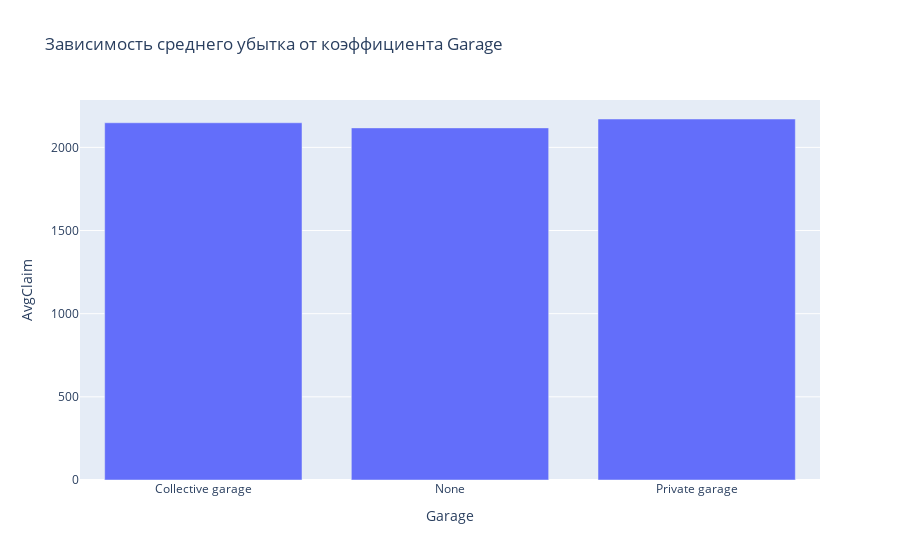

The cell this chart's notebook holds for it:
### Code cell
fig = px.bar(df_group_age, x=param, y='AvgClaim', title=f'Зависимость среднего убытка от коэффициента {param}')

fig.show()

### Figure 1 — Plotly figure (JSON) as saved in the notebook; plotly's stock layout.template omitted (floating-point values rounded to 4 significant figures)
{"data": [{"alignmentgroup": "True", "hovertemplate": "Garage=%{x}<br>AvgClaim=%{y}<extra></extra>", "legendgroup": "", "marker": {"color": "#636efa"}, "name": "", "offsetgroup": "", "orientation": "v", "showlegend": false, "textposition": "auto", "type": "bar", "x": ["Collective garage", "None", "Private garage"], "xaxis": "x", "y": [2148.0, 2117.0, 2171.0], "yaxis": "y"}], "layout": {"barmode": "relative", "legend": {"tracegroupgap": 0}, "title": {"text": "Зависимость среднего убытка от коэффициента Garage"}, "xaxis": {"anchor": "y", "domain": [0, 1], "title": {"text": "Garage"}}, "yaxis": {"anchor": "x", "domain": [0, 1], "title": {"text": "AvgClaim"}}}}
